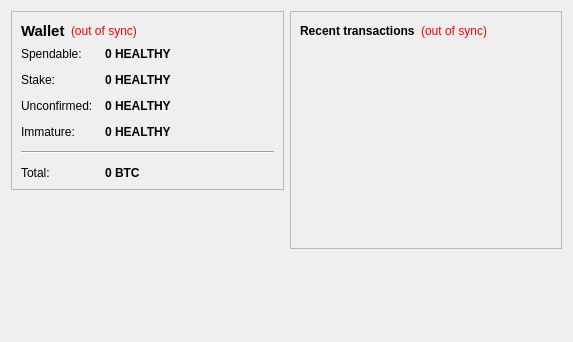
<?xml version="1.0" encoding="UTF-8"?>
<ui version="4.0">
 <class>OverviewPage</class>
 <widget class="QWidget" name="OverviewPage">
  <property name="geometry">
   <rect>
    <x>0</x>
    <y>0</y>
    <width>573</width>
    <height>342</height>
   </rect>
  </property>
  <property name="windowTitle">
   <string>Form</string>
  </property>
  <layout class="QHBoxLayout" name="horizontalLayout" stretch="1,1">
   <item>
    <layout class="QVBoxLayout" name="verticalLayout_2">
     <item>
      <widget class="QFrame" name="frame">
       <property name="frameShape">
        <enum>QFrame::StyledPanel</enum>
       </property>
       <property name="frameShadow">
        <enum>QFrame::Raised</enum>
       </property>
       <layout class="QVBoxLayout" name="verticalLayout_4">
        <item>
         <layout class="QHBoxLayout" name="horizontalLayout_4">
          <item>
           <widget class="QLabel" name="label_5">
            <property name="font">
             <font>
              <pointsize>11</pointsize>
              <weight>75</weight>
              <bold>true</bold>
             </font>
            </property>
            <property name="text">
             <string>Wallet</string>
            </property>
           </widget>
          </item>
          <item>
           <widget class="QLabel" name="labelWalletStatus">
            <property name="toolTip">
             <string>The displayed information may be out of date. Your wallet automatically synchronizes with the HealthyFoodProgram network after a connection is established, but this process has not completed yet.</string>
            </property>
            <property name="styleSheet">
             <string notr="true">QLabel { color: red; }</string>
            </property>
            <property name="text">
             <string notr="true">(out of sync)</string>
            </property>
            <property name="alignment">
             <set>Qt::AlignLeading|Qt::AlignLeft|Qt::AlignVCenter</set>
            </property>
           </widget>
          </item>
          <item>
           <spacer name="horizontalSpacer_2">
            <property name="orientation">
             <enum>Qt::Horizontal</enum>
            </property>
            <property name="sizeHint" stdset="0">
             <size>
              <width>40</width>
              <height>20</height>
             </size>
            </property>
           </spacer>
          </item>
         </layout>
        </item>
        <item>
         <layout class="QFormLayout" name="formLayout_2">
          <property name="fieldGrowthPolicy">
           <enum>QFormLayout::AllNonFixedFieldsGrow</enum>
          </property>
          <property name="horizontalSpacing">
           <number>12</number>
          </property>
          <property name="verticalSpacing">
           <number>12</number>
          </property>
          <item row="0" column="0">
           <widget class="QLabel" name="label">
            <property name="text">
             <string>Spendable:</string>
            </property>
           </widget>
          </item>
          <item row="0" column="1">
           <widget class="QLabel" name="labelBalance">
            <property name="font">
             <font>
              <weight>75</weight>
              <bold>true</bold>
             </font>
            </property>
            <property name="cursor">
             <cursorShape>IBeamCursor</cursorShape>
            </property>
            <property name="toolTip">
             <string>Your current spendable balance</string>
            </property>
            <property name="text">
             <string notr="true">0 HEALTHY</string>
            </property>
            <property name="textInteractionFlags">
             <set>Qt::LinksAccessibleByMouse|Qt::TextSelectableByKeyboard|Qt::TextSelectableByMouse</set>
            </property>
           </widget>
          </item>
          <item row="1" column="0">
           <widget class="QLabel" name="label_6">
            <property name="text">
             <string>Stake:</string>
            </property>
           </widget>
          </item>
          <item row="1" column="1">
           <widget class="QLabel" name="labelStake">
            <property name="font">
             <font>
              <weight>75</weight>
              <bold>true</bold>
             </font>
            </property>
            <property name="cursor">
             <cursorShape>IBeamCursor</cursorShape>
            </property>
            <property name="toolTip">
             <string>Total of coins that was staked, and do not yet count toward the current balance</string>
            </property>
            <property name="text">
             <string notr="true">0 HEALTHY</string>
            </property>
            <property name="textInteractionFlags">
             <set>Qt::LinksAccessibleByMouse|Qt::TextSelectableByKeyboard|Qt::TextSelectableByMouse</set>
            </property>
           </widget>
          </item>
          <item row="2" column="0">
           <widget class="QLabel" name="label_3">
            <property name="text">
             <string>Unconfirmed:</string>
            </property>
           </widget>
          </item>
          <item row="2" column="1">
           <widget class="QLabel" name="labelUnconfirmed">
            <property name="font">
             <font>
              <weight>75</weight>
              <bold>true</bold>
             </font>
            </property>
            <property name="cursor">
             <cursorShape>IBeamCursor</cursorShape>
            </property>
            <property name="toolTip">
             <string>Total of transactions that have yet to be confirmed, and do not yet count toward the current balance</string>
            </property>
            <property name="text">
             <string notr="true">0 HEALTHY</string>
            </property>
            <property name="textInteractionFlags">
             <set>Qt::LinksAccessibleByMouse|Qt::TextSelectableByKeyboard|Qt::TextSelectableByMouse</set>
            </property>
           </widget>
          </item>
          <item row="3" column="0">
           <widget class="QLabel" name="labelImmatureText">
            <property name="text">
             <string>Immature:</string>
            </property>
           </widget>
          </item>
          <item row="3" column="1">
           <widget class="QLabel" name="labelImmature">
            <property name="font">
             <font>
              <weight>75</weight>
              <bold>true</bold>
             </font>
            </property>
            <property name="toolTip">
             <string>Mined balance that has not yet matured</string>
            </property>
            <property name="text">
             <string notr="true">0 HEALTHY</string>
            </property>
            <property name="textInteractionFlags">
             <set>Qt::LinksAccessibleByMouse|Qt::TextSelectableByKeyboard|Qt::TextSelectableByMouse</set>
            </property>
           </widget>
          </item>
          <item row="4" column="0" colspan="2">
           <widget class="Line" name="line">
            <property name="orientation">
             <enum>Qt::Horizontal</enum>
            </property>
           </widget>
          </item>
          <item row="5" column="0">
           <widget class="QLabel" name="labelTotalText">
            <property name="text">
             <string>Total:</string>
            </property>
           </widget>
          </item>
          <item row="5" column="1">
           <widget class="QLabel" name="labelTotal">
            <property name="font">
             <font>
              <weight>75</weight>
              <bold>true</bold>
             </font>
            </property>
            <property name="cursor">
             <cursorShape>IBeamCursor</cursorShape>
            </property>
            <property name="toolTip">
             <string>Your current total balance</string>
            </property>
            <property name="text">
             <string notr="true">0 BTC</string>
            </property>
            <property name="textInteractionFlags">
             <set>Qt::LinksAccessibleByMouse|Qt::TextSelectableByKeyboard|Qt::TextSelectableByMouse</set>
            </property>
           </widget>
          </item>
         </layout>
        </item>
       </layout>
      </widget>
     </item>
     <item>
      <spacer name="verticalSpacer">
       <property name="orientation">
        <enum>Qt::Vertical</enum>
       </property>
       <property name="sizeHint" stdset="0">
        <size>
         <width>20</width>
         <height>40</height>
        </size>
       </property>
      </spacer>
     </item>
    </layout>
   </item>
   <item>
    <layout class="QVBoxLayout" name="verticalLayout_3">
     <item>
      <widget class="QFrame" name="frame_2">
       <property name="frameShape">
        <enum>QFrame::StyledPanel</enum>
       </property>
       <property name="frameShadow">
        <enum>QFrame::Raised</enum>
       </property>
       <layout class="QVBoxLayout" name="verticalLayout">
        <item>
         <layout class="QHBoxLayout" name="horizontalLayout_2">
          <item>
           <widget class="QLabel" name="label_4">
            <property name="text">
             <string>&lt;b&gt;Recent transactions&lt;/b&gt;</string>
            </property>
           </widget>
          </item>
          <item>
           <widget class="QLabel" name="labelTransactionsStatus">
            <property name="toolTip">
             <string>The displayed information may be out of date. Your wallet automatically synchronizes with the HealthyFoodProgram network after a connection is established, but this process has not completed yet.</string>
            </property>
            <property name="styleSheet">
             <string notr="true">QLabel { color: red; }</string>
            </property>
            <property name="text">
             <string notr="true">(out of sync)</string>
            </property>
            <property name="alignment">
             <set>Qt::AlignRight|Qt::AlignTrailing|Qt::AlignVCenter</set>
            </property>
           </widget>
          </item>
          <item>
           <spacer name="horizontalSpacer">
            <property name="orientation">
             <enum>Qt::Horizontal</enum>
            </property>
            <property name="sizeHint" stdset="0">
             <size>
              <width>40</width>
              <height>20</height>
             </size>
            </property>
           </spacer>
          </item>
         </layout>
        </item>
        <item>
         <widget class="QListView" name="listTransactions">
          <property name="styleSheet">
           <string notr="true">QListView { background: transparent; }</string>
          </property>
          <property name="frameShape">
           <enum>QFrame::NoFrame</enum>
          </property>
          <property name="verticalScrollBarPolicy">
           <enum>Qt::ScrollBarAlwaysOff</enum>
          </property>
          <property name="horizontalScrollBarPolicy">
           <enum>Qt::ScrollBarAlwaysOff</enum>
          </property>
          <property name="selectionMode">
           <enum>QAbstractItemView::NoSelection</enum>
          </property>
         </widget>
        </item>
       </layout>
      </widget>
     </item>
     <item>
      <spacer name="verticalSpacer_2">
       <property name="orientation">
        <enum>Qt::Vertical</enum>
       </property>
       <property name="sizeHint" stdset="0">
        <size>
         <width>20</width>
         <height>40</height>
        </size>
       </property>
      </spacer>
     </item>
    </layout>
   </item>
  </layout>
 </widget>
 <resources/>
 <connections/>
</ui>
